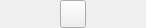
<?xml version="1.0" encoding="UTF-8"?>
<ui version="4.0">
 <class>Form</class>
 <widget class="QWidget" name="Form">
  <property name="geometry">
   <rect>
    <x>0</x>
    <y>0</y>
    <width>146</width>
    <height>28</height>
   </rect>
  </property>
  <property name="sizePolicy">
   <sizepolicy hsizetype="Fixed" vsizetype="Fixed">
    <horstretch>0</horstretch>
    <verstretch>0</verstretch>
   </sizepolicy>
  </property>
  <property name="minimumSize">
   <size>
    <width>146</width>
    <height>0</height>
   </size>
  </property>
  <property name="maximumSize">
   <size>
    <width>146</width>
    <height>16777215</height>
   </size>
  </property>
  <property name="windowTitle">
   <string>Form</string>
  </property>
  <layout class="QHBoxLayout" name="horizontalLayout_2">
   <property name="spacing">
    <number>0</number>
   </property>
   <property name="leftMargin">
    <number>0</number>
   </property>
   <property name="topMargin">
    <number>0</number>
   </property>
   <property name="rightMargin">
    <number>0</number>
   </property>
   <property name="bottomMargin">
    <number>0</number>
   </property>
   <item>
    <layout class="QVBoxLayout" name="verticalLayout">
     <property name="spacing">
      <number>0</number>
     </property>
    </layout>
   </item>
   <item>
    <widget class="QPushButton" name="pushButton">
     <property name="minimumSize">
      <size>
       <width>26</width>
       <height>28</height>
      </size>
     </property>
     <property name="maximumSize">
      <size>
       <width>26</width>
       <height>28</height>
      </size>
     </property>
     <property name="baseSize">
      <size>
       <width>26</width>
       <height>28</height>
      </size>
     </property>
     <property name="toolTip">
      <string>Switch input mode : scalar / interval</string>
     </property>
     <property name="text">
      <string/>
     </property>
     <property name="icon">
      <iconset>
       <activeoff>:/buttons/button_range_off.png</activeoff>
       <activeon>:/buttons/button_range_on.png</activeon>
      </iconset>
     </property>
     <property name="iconSize">
      <size>
       <width>26</width>
       <height>28</height>
      </size>
     </property>
     <property name="checkable">
      <bool>true</bool>
     </property>
     <property name="checked">
      <bool>false</bool>
     </property>
     <property name="autoExclusive">
      <bool>false</bool>
     </property>
    </widget>
   </item>
  </layout>
 </widget>
 <resources>
  <include location="../../images/ressources.qrc"/>
 </resources>
 <connections/>
</ui>
